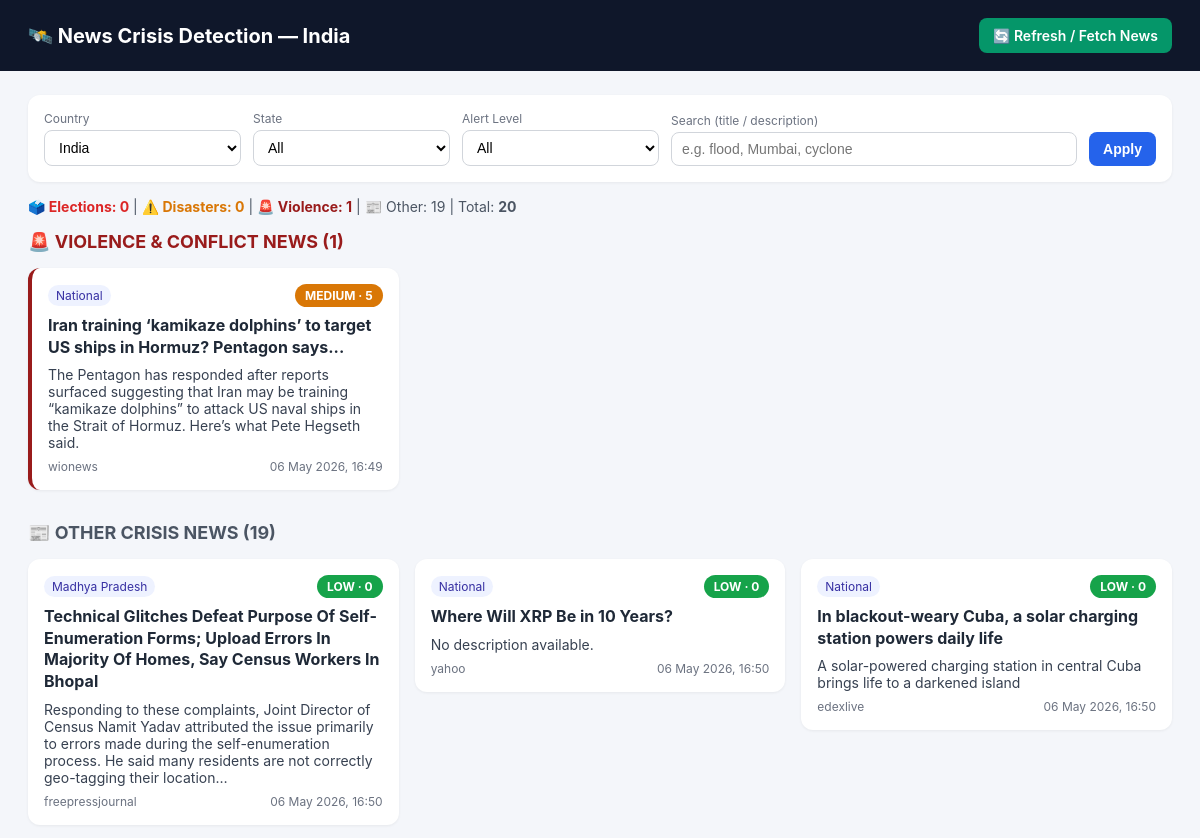
Before: / (upper part) with the older database file.
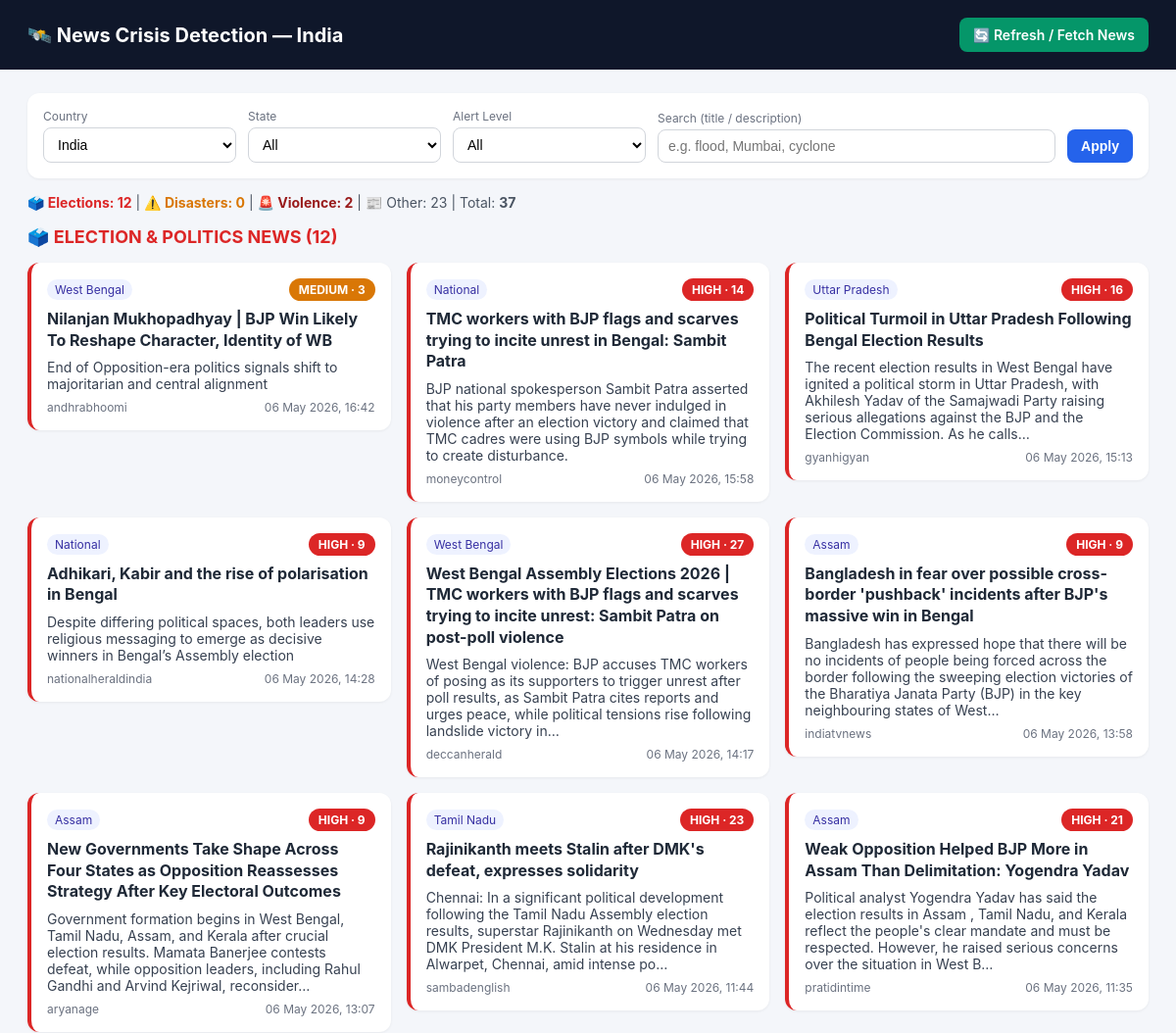
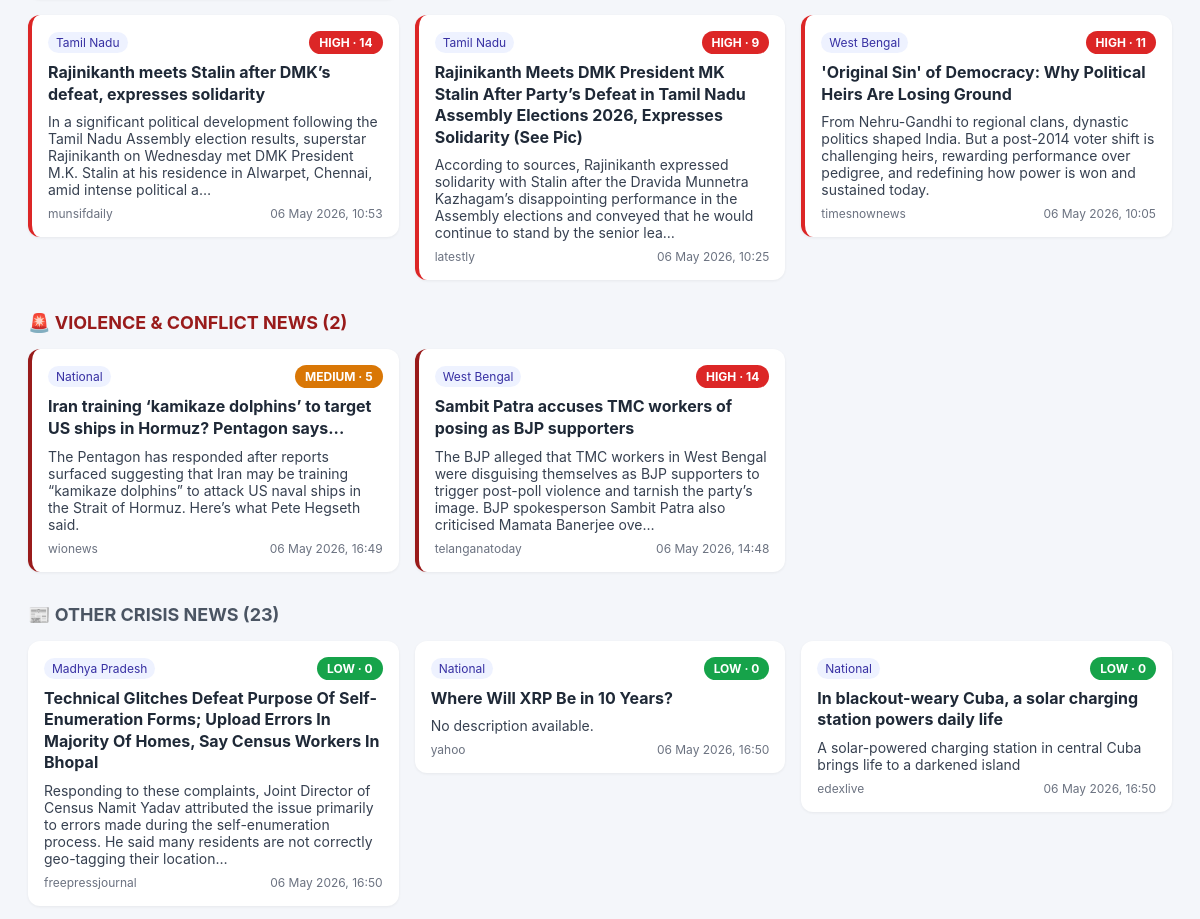
After: the same page with the newer database file (2 pictures, top to bottom).
### crisis/models.py (models this page shows, shortened)
class News(models.Model):
    ALERT_CHOICES = [
        ("LOW", "LOW"),
        ("MEDIUM", "MEDIUM"),
        ("HIGH", "HIGH"),
    ]
    title = models.CharField(max_length=500, unique=True)
    description = models.TextField(blank=True, null=True)
    source = models.CharField(max_length=200, blank=True, null=True)
    published_at = models.DateTimeField(blank=True, null=True)
    content = models.TextField(blank=True, null=True)
    url = models.URLField(blank=True, null=True)
    country = models.CharField(max_length=100, default="India")
    state = models.CharField(max_length=100, default="National")
    risk_score = models.IntegerField(default=0)
    alert_level = models.CharField(max_length=10, choices=ALERT_CHOICES, default="LOW")
    created_at = models.DateTimeField(auto_now_add=True)
    class Meta:
        ordering = ["-published_at", "-created_at"]
        verbose_name_plural = "News"

### crisis/views.py (the view, shortened to what this page needs)
# urls.py: path("", views.dashboard, name="dashboard"),
def dashboard(request):
    qs = News.objects.all().order_by("-published_at", "-created_at")
    country = request.GET.get("country", "India")
    state = request.GET.get("state", "All")
    alert = request.GET.get("alert", "")
    q = request.GET.get("q", "").strip()
    if country and country != "India":
        qs = qs.filter(country__iexact=country)
    if alert and alert in ("LOW", "MEDIUM", "HIGH"):
        qs = qs.filter(alert_level=alert)
    if q:
        qs = qs.filter(
            Q(title__icontains=q) |
            Q(description__icontains=q) |
            Q(content__icontains=q)
        )
    if not (state not in ("", "All") or alert or q):
        time_threshold = timezone.now() - timedelta(hours=2)
        qs = qs.filter(created_at__gte=time_threshold)
    election_keywords = Q(title__icontains="election") | Q(title__icontains="politics") | \
                       Q(title__icontains="campaign") | Q(title__icontains="voting") | \
                       Q(title__icontains="candidate") | Q(title__icontains="parliament") | \
                       Q(description__icontains="election") | Q(description__icontains="politics")
    disaster_keywords = Q(title__icontains="flood") | Q(title__icontains="earthquake") | \
                       Q(title__icontains="cyclone") | Q(title__icontains="disaster") | \
                       Q(title__icontains="fire") | Q(title__icontains="landslide") | \
                       Q(title__icontains="storm") | Q(title__icontains="drought") | \
                       Q(description__icontains="flood") | Q(description__icontains="earthquake")
    violence_keywords = Q(title__icontains="violence") | Q(title__icontains="attack") | \
                       Q(title__icontains="conflict") | Q(title__icontains="protest") | \
                       Q(title__icontains="riot") | Q(title__icontains="shooting") | \
                       Q(description__icontains="violence") | Q(description__icontains="attack")
    election_news = qs.filter(election_keywords)
    disaster_news = qs.filter(disaster_keywords).exclude(election_keywords)
    violence_news = qs.filter(violence_keywords).exclude(election_keywords).exclude(disaster_keywords)
    other_news = qs.exclude(election_keywords).exclude(disaster_keywords).exclude(violence_keywords)
    election_paginator = Paginator(election_news, 12)
    election_page_obj = election_paginator.get_page(request.GET.get("election_page", 1))
    disaster_paginator = Paginator(disaster_news, 12)
    disaster_page_obj = disaster_paginator.get_page(request.GET.get("disaster_page", 1))
    violence_paginator = Paginator(violence_news, 12)
    violence_page_obj = violence_paginator.get_page(request.GET.get("violence_page", 1))
    other_paginator = Paginator(other_news, 12)
    other_page_obj = other_paginator.get_page(request.GET.get("other_page", 1))
    context = {
        "election_page_obj": election_page_obj,
        "disaster_page_obj": disaster_page_obj,
        "violence_page_obj": violence_page_obj,
        "other_page_obj": other_page_obj,
        "states": ["All"] + INDIAN_STATES + ["National"],
        "selected_country": country,
        "selected_state": state or "All",
        "selected_alert": alert or "",
        "query": q,
        "total": qs.count(),
        "election_total": election_news.count(),
        "disaster_total": disaster_news.count(),
        "violence_total": violence_news.count(),
        "other_total": other_news.count(),
    }
    return render(request, "dashboard.html", context)

### crisis/templates/dashboard.html (shortened to what the changed rows need)
<!DOCTYPE html>
<html lang="en">
<head>
</head>
<body>
  <header>
    <h1>🛰️ News Crisis Detection — India</h1>
  </header>
  <div class="container">
    <div class="meta">
      <div style="display: flex; justify-content: space-between; align-items: center;">
        <div>
          <strong style="color: #dc2626;">🗳️ Elections: {{ election_total }}</strong> |
          <strong style="color: #d97706;">⚠️ Disasters: {{ disaster_total }}</strong> |
          <strong style="color: #991b1b;">🚨 Violence: {{ violence_total }}</strong> |
          📰 Other: {{ other_total }} |
          Total: <strong>{{ total }}</strong>
        </div>
      </div>
    </div>
    {% if election_page_obj %}
      <div style="margin-bottom: 32px;">
        <h2 style="color: #dc2626; margin: 16px 0; font-size: 18px;">🗳️ ELECTION & POLITICS NEWS ({{ election_total }})</h2>
        <div class="grid">
          {% for n in election_page_obj %}
            <a href="{{ n.url }}"
               target="_blank"
               style="text-decoration: none; color: inherit;">
              <div class="card" style="border-left: 4px solid #dc2626;">
                <div class="row">
                  <span class="pill">{{ n.state }}</span>
                  <span class="badge {{ n.alert_level }}">
                    {{ n.alert_level }} · {{ n.risk_score }}
                  </span>
                </div>
                <h3>{{ n.title }}</h3>
                <p>
                  {{ n.description|default:"No description available."|truncatechars:220 }}
                </p>
                <div class="row">
                  <span>{{ n.source|default:"unknown" }}</span>
                  <span>
                    {{ n.published_at|date:"d M Y, H:i" }}
                  </span>
                </div>
              </div>
            </a>
          {% empty %}
            <div class="card">
              <p>No election news found.</p>
            </div>
          {% endfor %}
        </div>
      </div>
    {% endif %}
    {% if violence_page_obj %}
      <div style="margin-bottom: 32px;">
        <h2 style="color: #991b1b; margin: 16px 0; font-size: 18px;">🚨 VIOLENCE & CONFLICT NEWS ({{ violence_total }})</h2>
        <div class="grid">
          {% for n in violence_page_obj %}
            <a href="{{ n.url }}"
               target="_blank"
               style="text-decoration: none; color: inherit;">
              <div class="card" style="border-left: 4px solid #991b1b;">
                <div class="row">
                  <span class="pill">{{ n.state }}</span>
                  <span class="badge {{ n.alert_level }}">
                    {{ n.alert_level }} · {{ n.risk_score }}
                  </span>
                </div>
                <h3>{{ n.title }}</h3>
                <p>
                  {{ n.description|default:"No description available."|truncatechars:220 }}
                </p>
                <div class="row">
                  <span>{{ n.source|default:"unknown" }}</span>
                  <span>
                    {{ n.published_at|date:"d M Y, H:i" }}
                  </span>
                </div>
              </div>
            </a>
          {% empty %}
            <div class="card">
              <p>No violence news found.</p>
            </div>
          {% endfor %}
        </div>
      </div>
    {% endif %}
    {% if other_page_obj %}
      <div style="margin-bottom: 32px;">
        <h2 style="margin: 16px 0; font-size: 18px; color: #4b5563;">📰 OTHER CRISIS NEWS ({{ other_total }})</h2>
        <div class="grid">
          {% for n in other_page_obj %}
            <a href="{{ n.url }}"
               target="_blank"
               style="text-decoration: none; color: inherit;">
              <div class="card">
                <div class="row">
                  <span class="pill">{{ n.state }}</span>
                  <span class="badge {{ n.alert_level }}">
                    {{ n.alert_level }} · {{ n.risk_score }}
                  </span>
                </div>
                <h3>{{ n.title }}</h3>
                <p>
                  {{ n.description|default:"No description available."|truncatechars:220 }}
                </p>
                <div class="row">
                  <span>{{ n.source|default:"unknown" }}</span>
                  <span>
                    {{ n.published_at|date:"d M Y, H:i" }}
                  </span>
                </div>
              </div>
            </a>
          {% empty %}
            <div class="card">
              <p>No other news found.</p>
            </div>
          {% endfor %}
        </div>
      </div>
    {% endif %}
  </div>
</body>
</html>

Changed rows visible on the page:
added News: state "West Bengal", alert_level "MEDIUM", risk_score "3", title "Nilanjan Mukhopadhyay | BJP Win Likely To Reshape Character, Identity of WB", description "End of Opposition-era politics signals shift to majoritarian and central alignment", source "andhrabhoomi", published_at "06 May 2026, 16:42", shown under "🗳️ ELECTION & POLITICS NEWS (12)"
added News: state "National", alert_level "HIGH", risk_score "14", title "TMC workers with BJP flags and scarves trying to incite unrest in Bengal: Sambit Patra", description "BJP national spokesperson Sambit Patra asserted that his party members have never indulged in violence after an election victory and claimed that TMC cadres were using BJP symbols while trying to create disturbance.", source "moneycontrol", published_at "06 May 2026, 15:58", shown under "🗳️ ELECTION & POLITICS NEWS (12)"
added News: state "Uttar Pradesh", alert_level "HIGH", risk_score "16", title "Political Turmoil in Uttar Pradesh Following Bengal Election Results", description "The recent election results in West Bengal have ignited a political storm in Uttar Pradesh, with Akhilesh Yadav of the Samajwadi Party raising serious allegations against the BJP and the Election Commission. As he calls…", source "gyanhigyan", published_at "06 May 2026, 15:13", shown under "🗳️ ELECTION & POLITICS NEWS (12)"
added News: state "National", alert_level "HIGH", risk_score "9", title "Adhikari, Kabir and the rise of polarisation in Bengal", description "Despite differing political spaces, both leaders use religious messaging to emerge as decisive winners in Bengal’s Assembly election", source "nationalheraldindia", published_at "06 May 2026, 14:28", shown under "🗳️ ELECTION & POLITICS NEWS (12)"
added News: state "West Bengal", alert_level "HIGH", risk_score "27", title "West Bengal Assembly Elections 2026 | TMC workers with BJP flags and scarves trying to incite unrest: Sambit Patra on post-poll violence", description "West Bengal violence: BJP accuses TMC workers of posing as its supporters to trigger unrest after poll results, as Sambit Patra cites reports and urges peace, while political tensions rise following landslide victory in…", source "deccanherald", published_at "06 May 2026, 14:17", shown under "🗳️ ELECTION & POLITICS NEWS (12)"
added News: state "Assam", alert_level "HIGH", risk_score "9", title "Bangladesh in fear over possible cross-border 'pushback' incidents after BJP's massive win in Bengal", description "Bangladesh has expressed hope that there will be no incidents of people being forced across the border following the sweeping election victories of the Bharatiya Janata Party (BJP) in the key neighbouring states of West…", source "indiatvnews", published_at "06 May 2026, 13:58", shown under "🗳️ ELECTION & POLITICS NEWS (12)"
added News: state "Assam", alert_level "HIGH", risk_score "9", title "New Governments Take Shape Across Four States as Opposition Reassesses Strategy After Key Electoral Outcomes", description "Government formation begins in West Bengal, Tamil Nadu, Assam, and Kerala after crucial election results. Mamata Banerjee contests defeat, while opposition leaders, including Rahul Gandhi and Arvind Kejriwal, reconsider…", source "aryanage", published_at "06 May 2026, 13:07", shown under "🗳️ ELECTION & POLITICS NEWS (12)"
added News: state "Tamil Nadu", alert_level "HIGH", risk_score "23", title "Rajinikanth meets Stalin after DMK's defeat, expresses solidarity", description "Chennai: In a significant political development following the Tamil Nadu Assembly election results, superstar Rajinikanth on Wednesday met DMK President M.K. Stalin at his residence in Alwarpet, Chennai, amid intense po…", source "sambadenglish", published_at "06 May 2026, 11:44", shown under "🗳️ ELECTION & POLITICS NEWS (12)"
added News: state "Assam", alert_level "HIGH", risk_score "21", title "Weak Opposition Helped BJP More in Assam Than Delimitation: Yogendra Yadav", description "Political analyst Yogendra Yadav has said the election results in Assam , Tamil Nadu, and Kerala reflect the people's clear mandate and must be respected. However, he raised serious concerns over the situation in West B…", source "pratidintime", published_at "06 May 2026, 11:35", shown under "🗳️ ELECTION & POLITICS NEWS (12)"
added News: state "Tamil Nadu", alert_level "HIGH", risk_score "14", title "Rajinikanth meets Stalin after DMK’s defeat, expresses solidarity", description "In a significant political development following the Tamil Nadu Assembly election results, superstar Rajinikanth on Wednesday met DMK President M.K. Stalin at his residence in Alwarpet, Chennai, amid intense political a…", source "munsifdaily", published_at "06 May 2026, 10:53", shown under "🗳️ ELECTION & POLITICS NEWS (12)"
added News: state "Tamil Nadu", alert_level "HIGH", risk_score "9", title "Rajinikanth Meets DMK President MK Stalin After Party’s Defeat in Tamil Nadu Assembly Elections 2026, Expresses Solidarity (See Pic)", description "According to sources, Rajinikanth expressed solidarity with Stalin after the Dravida Munnetra Kazhagam’s disappointing performance in the Assembly elections and conveyed that he would continue to stand by the senior lea…", source "latestly", published_at "06 May 2026, 10:25", shown under "🗳️ ELECTION & POLITICS NEWS (12)"
added News: state "West Bengal", alert_level "HIGH", risk_score "11", title "'Original Sin' of Democracy: Why Political Heirs Are Losing Ground", description "From Nehru-Gandhi to regional clans, dynastic politics shaped India. But a post-2014 voter shift is challenging heirs, rewarding performance over pedigree, and redefining how power is won and sustained today.", source "timesnownews", published_at "06 May 2026, 10:05", shown under "🗳️ ELECTION & POLITICS NEWS (12)"
added News: state "West Bengal", alert_level "HIGH", risk_score "14", title "Sambit Patra accuses TMC workers of posing as BJP supporters", description "The BJP alleged that TMC workers in West Bengal were disguising themselves as BJP supporters to trigger post-poll violence and tarnish the party’s image. BJP spokesperson Sambit Patra also criticised Mamata Banerjee ove…", source "telanganatoday", published_at "06 May 2026, 14:48", shown under "🚨 VIOLENCE & CONFLICT NEWS (2)"
Other visible differences:
{{ election_total }}: "0" → "12"
{{ violence_total }}: "1" → "2"
{{ other_total }}: "19" → "23"
{{ total }}: "20" → "37"
{{ election_total }}: (not shown) → "12"
text now shown: "🗳️ ELECTION & POLITICS NEWS ( )"
